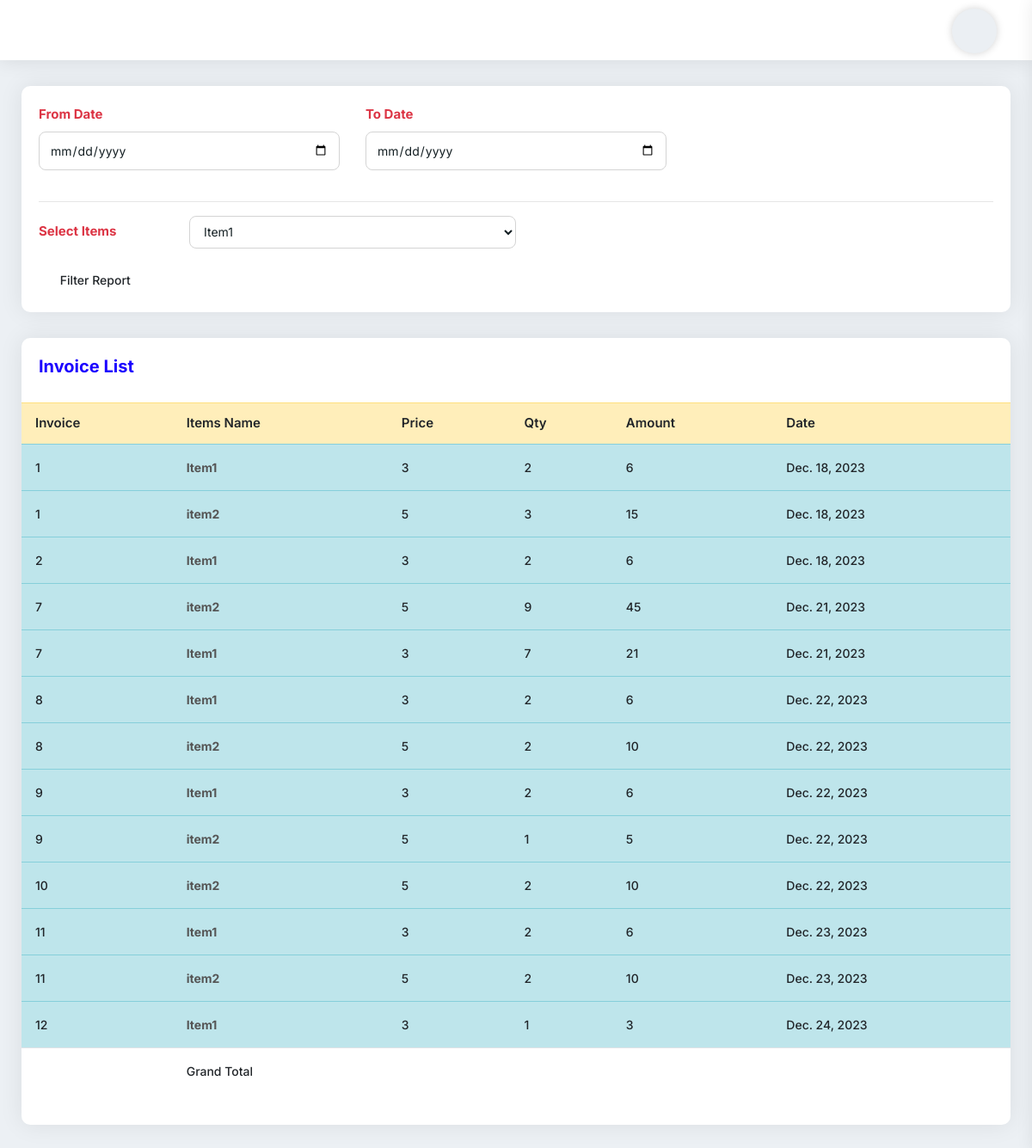
Page /SaleItemReportView on the earlier database version.
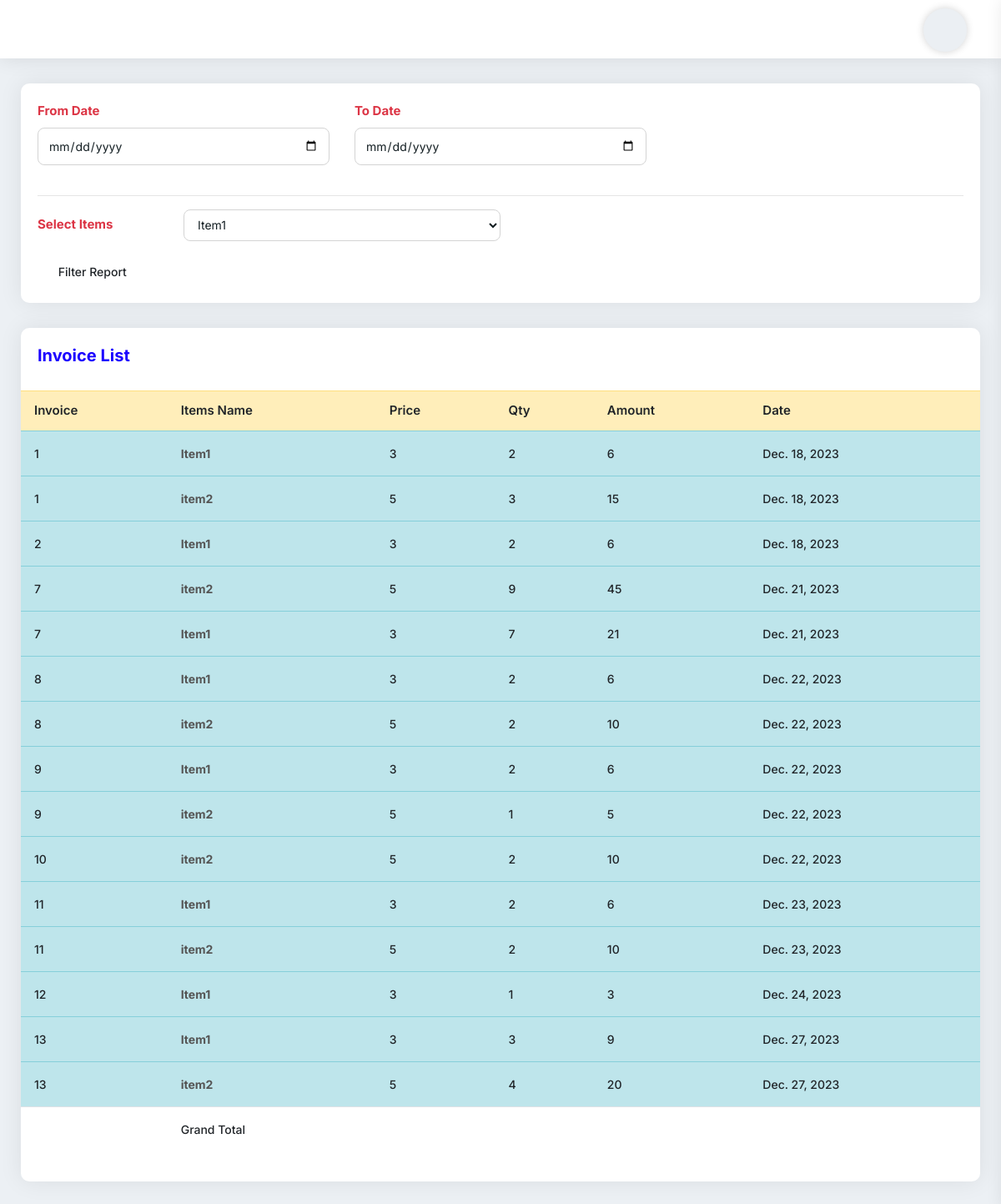
Same page on the later database version.
### myapp/models.py (models this page shows, shortened)
class CartProduct(models.Model):
    cart = models.ForeignKey(Cart, on_delete=models.CASCADE)
    product = models.ForeignKey(Items, on_delete=models.CASCADE)
    rate = models.PositiveIntegerField()
    quantity = models.PositiveIntegerField()
    subtotal = models.PositiveIntegerField()
    remain_balance = models.IntegerField()
    created_at = models.DateField(auto_now_add=True)

class Cart(models.Model):
    staff = models.ForeignKey(User, on_delete=models.SET_NULL, null=True, blank=True)
    total = models.PositiveIntegerField(default=0)
    tax = models.PositiveIntegerField(default=0)
    super_total = models.PositiveIntegerField(default=0)
    created_at = models.DateTimeField(auto_now_add=True)
    def __str__(self):
        return str(self.id)

class Items(models.Model):
    item_name = models.CharField(max_length=225)
    category = models.CharField(max_length=225)
    pruchase_price = models.FloatField(default=0.00)
    sell_price = models.FloatField(default=0.00)
    balance_qty = models.IntegerField(default=0)
    barcode_id = models.CharField(max_length=225,blank=True, null=True)
    photo = models.ImageField(upload_to='', blank=True, null=True)
    def __str__(self):
        return self.item_name

### myapp/views.py (the view, shortened to what this page needs)
# urls.py: path('SaleItemReportView', SaleItemReportView.as_view(), name='SaleItemReportView'),
class SaleItemReportView(View):
    def get(self,request):
        cart_product = CartProduct.objects.all()
        item = Items.objects.all()
        context = {'cart_product':cart_product,'item':item}
        return render(request, 'sale_item_report.html', context)

### templates/sale_item_report.html (shortened to what this page needs)
{% extends 'base.html' %}
{% block content %}
<div class="pd-20 card-box mb-30">
    <form action="{% url 'myapp:SaleItemReportView' %}" method="post">{% csrf_token %}
        <div class="row">
            <div class="col-md-4 col-sm-12">
                <div class="form-group">
                    <label><strong class="text-danger">From Date</strong></label>
                    <input type="date" name="fromdate" class="form-control">
                </div>
            </div>
            <div class="col-md-4 col-sm-12">
                <div class="form-group">
                    <label><strong class="text-danger">To Date</strong></label>
                    <input type="date" name="todate" class="form-control">
                </div>
            </div>
        </div>
        <hr>
        <div class="form-group row">
                            <label class="col-sm-12 col-md-2 col-form-label"><strong class="text-danger">Select Items</strong></label>
                            <select
                                    class="custom-select2 form-control col-sm-12 col-md-4"
                                    name="item_name"
                                    style="width: 50%; height: 38px"
                                    >
                                    {% for i in item %}
                                    <option value="{{i.id}}">{{i.item_name}}</option>
                                    {% endfor %}
                            </select>
                        </div>
        <button
                type="submit"
                class="btn btn-sm"
                data-bgcolor="#00b489"
                data-color="#ffffff"
        >
            <i class="icon-copy dw dw-filter-1"></i>Filter Report
        </button>
    </form>
</div>
<div class="card-box mb-30">
    <div class="pd-20">
        <h4 class="text-blue h4">Invoice List</h4>
    </div>
    <div class="pb-20">
        <table
                class="table hover data-table-export nowrap"
        >
            <thead>
            <tr class="table-warning">
                <th class="table-plus datatable-nosort">Invoice</th>
                <th>Items Name</th>
                <th>Price</th>
                <th>Qty</th>
                <th>Amount</th>
                <th>Date</th>
            </tr>
            </thead>
            <tbody>
            {% for p in cart_product %}
            <tr class="table-info">
                <td class="table-plus">{{p.cart}}</td>
                <td><a href="#"><strong>{{p.product}}</strong></a></td>
                <td>{{p.rate}}</td>
                <td>{{p.quantity}}</td>
                <td>{{p.subtotal}}</td>
                <td>{{p.created_at}}</td>
            </tr>
            {% endfor %}
            </tbody>
            <tfoot>
            <tr>
                <td></td>
                <td>Grand Total</td>
                <td></td>
                <td><strong>{{total_qty}}</strong></td>
                <td><strong>{{total_subtotal}}</strong></td>
                <td></td>
            </tr>
            </tfoot>
        </table>
    </div>
</div>
{% endblock content %}

### templates/base.html (shortened to what this page needs)
{% load static %}
<!DOCTYPE html>
<html>
	<head>
		<link rel="stylesheet" type="text/css" href="{% static 'vendors/styles/core.css' %}" />
		<link
			rel="stylesheet"
			type="text/css"
			href="{% static 'vendors/styles/icon-font.min.css' %}"
		/>
		<link
			rel="stylesheet"
			type="text/css"
			href="{% static 'src/plugins/datatables/css/dataTables.bootstrap4.min.css' %}"
		/>
		<link
			rel="stylesheet"
			type="text/css"
			href="{% static 'src/plugins/datatables/css/responsive.bootstrap4.min.css' %}"
		/>
		<link rel="stylesheet" type="text/css" href="{% static 'vendors/styles/style.css' %}" />
	</head>
	<body>
		<div class="header">
			<div class="header-left">
				<div class="menu-icon bi bi-list"></div>
			</div>
			<div class="header-right">
				<div class="dashboard-setting user-notification">
					<div class="dropdown">
						<a
							class="dropdown-toggle no-arrow"
							href="javascript:;"
							data-toggle="right-sidebar"
						>
							<i class="dw dw-settings2"></i>
						</a>
					</div>
				</div>
				<div class="user-info-dropdown">
					<div class="dropdown">
						<a
							class="dropdown-toggle"
							href="#"
							role="button"
							data-toggle="dropdown"
						>
							<span class="user-icon">
							</span>
						</a>
					</div>
				</div>
			</div>
		</div>
		<div class="main-container">
			<div class="pd-ltr-20 xs-pd-20-10">
				<div class="min-height-200px">
					{% block content %}{% endblock content %}
				</div>
			</div>
		</div>
	</body>
</html>

Differences in the rows shown:
added CartProduct: cart "13", product "Item1", rate "3", quantity "3", subtotal "9", created_at "Dec. 27, 2023"
added CartProduct: cart "13", product "item2", rate "5", quantity "4", subtotal "20", created_at "Dec. 27, 2023"
